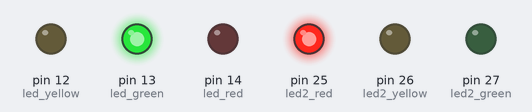
A program run on a simulated MicroPython board. Parts: output pins drawn as LEDs (lit = HIGH).

Above: at 0.1 s.
At 10.1 s:
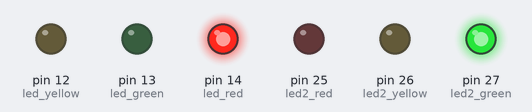
At 14.87 s:
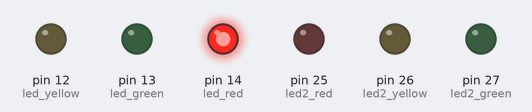
At 20.1 s:
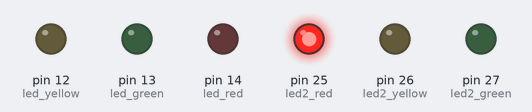
At 28.1 s:
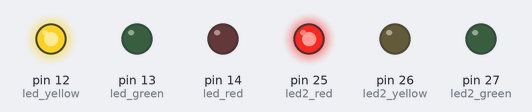
At 38.1 s:
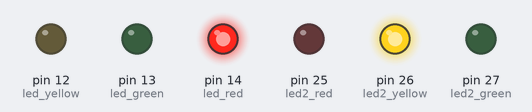
Timing chart, 0 to 39.6 s (numbered marks = the images above):
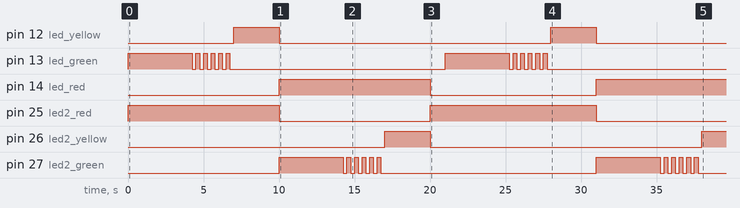

The program:

semaforo_cruzamento.py
```python
from machine import Pin
from time import sleep

def simultaneo (led, led_fixo, time):
    led.on()
    led_fixo.on() #led que fica fixo
    sleep(time)
    led.off()

def pisca_led (led, time, vezes):
    for i in range(vezes):
        led.on()
        sleep(time)
        led.off()
        sleep(time)

#semanforo 1
led_green = Pin (13, Pin.OUT)
led_yellow = Pin (12, Pin.OUT)
led_red = Pin (14, Pin.OUT)

#semaforo 2
led2_green = Pin (27, Pin.OUT)
led2_yellow = Pin (26, Pin.OUT)
led2_red = Pin (25, Pin.OUT)

while True:
    simultaneo(led_green, led2_red, 4)
    pisca_led(led_green, 0.25, 6)
    simultaneo(led_yellow, led2_red, 3)
    led2_red.value(0)
    simultaneo(led2_green, led_red, 4)
    pisca_led(led2_green, 0.25, 6)
    simultaneo(led_red, led2_yellow, 3)
    led2_yellow.value(0)
    simultaneo(led2_red, led2_red, 1)
```

Measured:
- by itself, pin 12 (led_yellow): alternates HIGH for 3.0 s and LOW for 18.0 s
- by itself, pin 14 (led_red): LOW → HIGH at 10.0 s, → LOW 10.0 s later, → HIGH 11.0 s later
- by itself, pin 25 (led2_red): alternates HIGH for 10.5 s and LOW for 10.0 s
- by itself, pin 26 (led2_yellow): LOW → HIGH at 17.0 s, → LOW 3.0 s later, → HIGH 18.0 s later
- by itself, pin 13 (led_green), pin 27 (led2_green): goes HIGH 4.3 s, 5 × (LOW 0.25 s, HIGH 0.25 s), LOW 14.3 s, HIGH 4.3 s, 5 × (LOW 0.25 s, HIGH 0.25 s), then LOW
